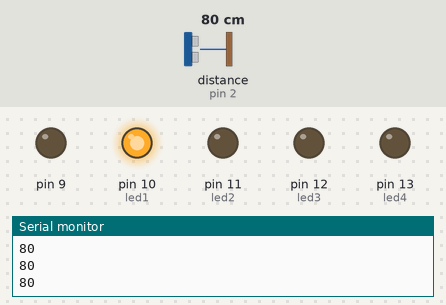
Bench run of a sketch on a simulated Arduino Uno, built with avr-gcc and run on an emulated ATmega328P. Shown: output pins drawn as LEDs (lit = HIGH), the last lines printed to the serial monitor. Wiring (inferred from the names in the program): ultrasonic range finder: trigger pin 3; echo pin 2. Inputs (shaded band) come from the test bench; at power-on: distance to the obstacle (sensor on pin 2) 80 cm. The echo pulse lasts 58.3 µs per cm; pins used as bus, display or sensor lines are not drawn.

Above: at 1.2 s.
1.3 s: distance to the obstacle (sensor on pin 2) set to 87 cm
At 1.6 s:
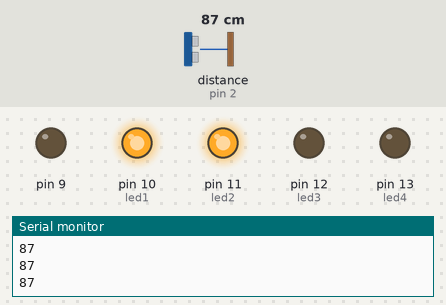
2.8 s: distance to the obstacle (sensor on pin 2) set to 163 cm
4.3 s: distance to the obstacle (sensor on pin 2) set to 173 cm
At 5.3 s:
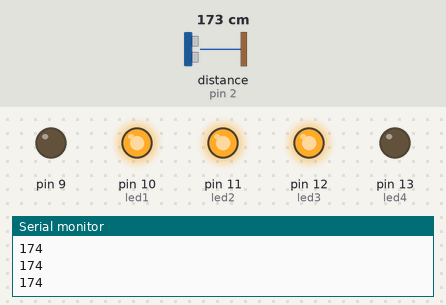
5.8 s: distance to the obstacle (sensor on pin 2) set to 246 cm
7.3 s: distance to the obstacle (sensor on pin 2) set to 253 cm
At 7.9 s:
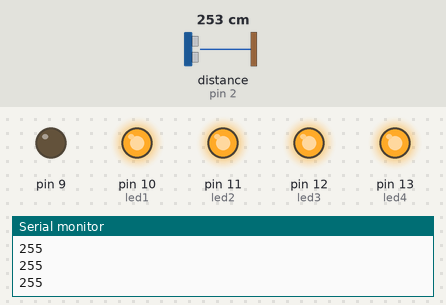
8.8 s: distance to the obstacle (sensor on pin 2) set to 2 cm
At 9.7 s:
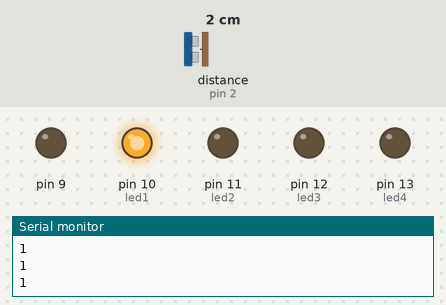
Timing chart, 0 to 11.3 s (numbered marks = the images above; inputs shaded):
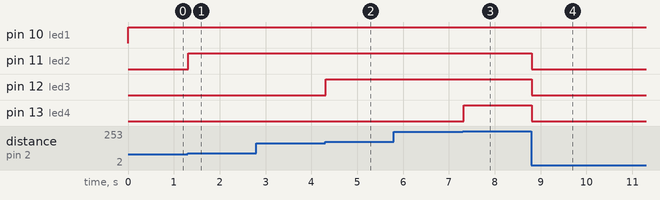

Measured:
- the behaviour switches between 83 and 84 cm on distance to the obstacle (sensor on pin 2) (found by bisection; images 0 and 1)
- the behaviour switches between 167 and 168 cm on distance to the obstacle (sensor on pin 2) (found by bisection; images 1 and 2)
- the behaviour switches between 249 and 250 cm on distance to the obstacle (sensor on pin 2) (found by bisection; images 2 and 3)
- after the input at 1.3 s, pin 11 (led2): LOW → HIGH at once
- after the input at 4.3 s, pin 12 (led3): LOW → HIGH at once
- after the input at 7.3 s, pin 13 (led4): LOW → HIGH at once
- after the input at 8.8 s, pin 11 (led2), pin 12 (led3), pin 13 (led4): HIGH → LOW at once

The sketch:

task_71.ino
```cpp
const int trig = 3;
const int echo = 2;
const int led1=10,led2=11,led3=12,led4=13;
long int t ;
long int d ;

void setup(){
  for(int i =9;i<=13;i++){ pinMode(i, OUTPUT);}
  pinMode(echo, INPUT);
  pinMode(trig, OUTPUT);
  Serial.begin(9600);
}
void loop() {
      digitalWrite(trig,LOW);
      delayMicroseconds(2);
      digitalWrite(trig, HIGH);
      delayMicroseconds(10);
      digitalWrite(trig, LOW);
      t = pulseIn (echo,HIGH);
      d = 0.0346*t/2;
  Serial.println(d);

  if(d<83)
          {digitalWrite(led1, HIGH);
           digitalWrite(led2, LOW);
           digitalWrite(led3, LOW);
           digitalWrite(led4, LOW);}
   if(d>83&&d<168)
          {digitalWrite(led1, HIGH);
           digitalWrite(led2, HIGH);
           digitalWrite(led3, LOW);
           digitalWrite(led4, LOW);}
   if(d>168&&d<250)
          {digitalWrite(led1, HIGH);
           digitalWrite(led2, HIGH);
           digitalWrite(led3, HIGH);
           digitalWrite(led4, LOW);}
   if(d>250)
          {digitalWrite(led1, HIGH);
           digitalWrite(led2, HIGH);
           digitalWrite(led3, HIGH);
           digitalWrite(led4, HIGH);}
   }
```
